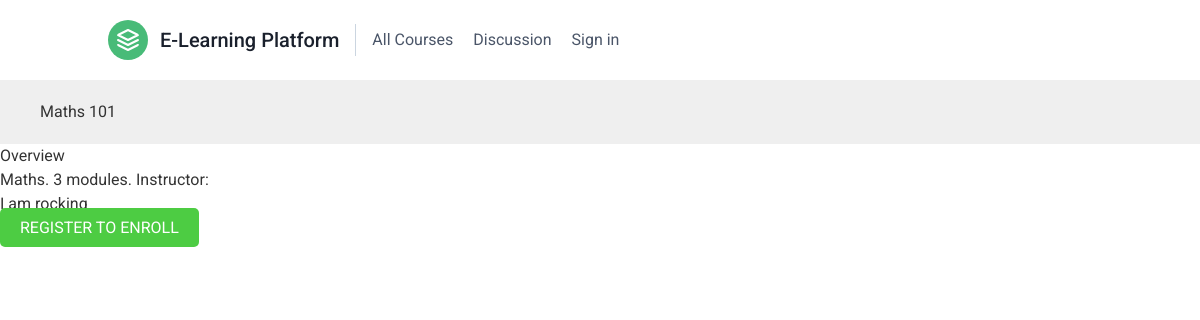
The page /course/maths-101/ on the database its author committed.
### courses/models.py (models this page shows, shortened)
class Course(models.Model):
    owner = models.ForeignKey(settings.AUTH_USER_MODEL, related_name='courses_created', on_delete=models.CASCADE)
    subject = models.ForeignKey(Subject, related_name='courses', on_delete=models.CASCADE)
    title = models.CharField(max_length=200)
    slug = models.SlugField(max_length=200, unique=True)
    overview = models.TextField()
    created = models.DateTimeField(auto_now_add=True)
    class Meta:
        ordering = ['-created']

class Subject(models.Model):
    title = models.CharField(max_length=200)
    slug = models.SlugField(max_length=200, unique=True)
    class Meta:
        ordering = ['title']

### courses/views.py (the view)
class CourseDetailView(DetailView):
    model = Course
    template_name = 'courses/course/detail.html'
    def get_context_data(self, **kwargs):
        context = super().get_context_data(**kwargs)
        context['enroll_form'] = CourseEnrollForm(
                                   initial={'course':self.object})
        context['announcements'] = self.object.announcements.all()
        return context

### courses/templates/courses/course/detail.html (shortened to what this page needs)
{% extends "base.html" %}
{% block content %}
  {% with subject=object.subject %}
    <h1>
      {{ object.title }}
    </h1>
    <div class="module">
      <h2>Overview</h2>
      <p>
        <a href="{% url "courses:course_list_subject" subject.slug %}">
        {{ subject.title }}</a>.
        {{ object.modules.count }} modules.
        Instructor: {{ object.owner.get_full_name }}
      </p>
      {{ object.overview|linebreaks }}
      {% if request.user.is_authenticated %}
        <form action="{% url "courses:student_enroll_course" %}" method="post">
          {{ enroll_form }}
          {% csrf_token %}
          <input type="submit" value="Enroll now">
        </form>
      {% else %}
        <a href="{% url "courses:student_registration" %}" class="button">
          Register to enroll
        </a>
      {% endif %}
    </div>
  {% endwith %}
{% endblock %}

### courses/static/css/base.css (style rules this page uses)
body { margin:0; font-family:'Roboto', sans-serif; font-weight:400; color:#333; }
a { color:#3fad37; text-decoration:none; }
h1, h2, h3, h4, h5, h6 { font-family:'Roboto', sans-serif; font-weight:300; }
h1 { background:#efefef; width:100%; overflow:auto; padding:20px 0 20px 40px; margin:0; }
input[type=submit], a.button { border-radius:5px; background:#4dcc43; color:#fff; font-size:16px; text-transform:uppercase; border:none; padding:10px 20px; margin:20px 0; }

### rows shown on the page
Course: title "Maths 101", modules.count "3", overview "I am rocking"
Subject: title "Maths"
